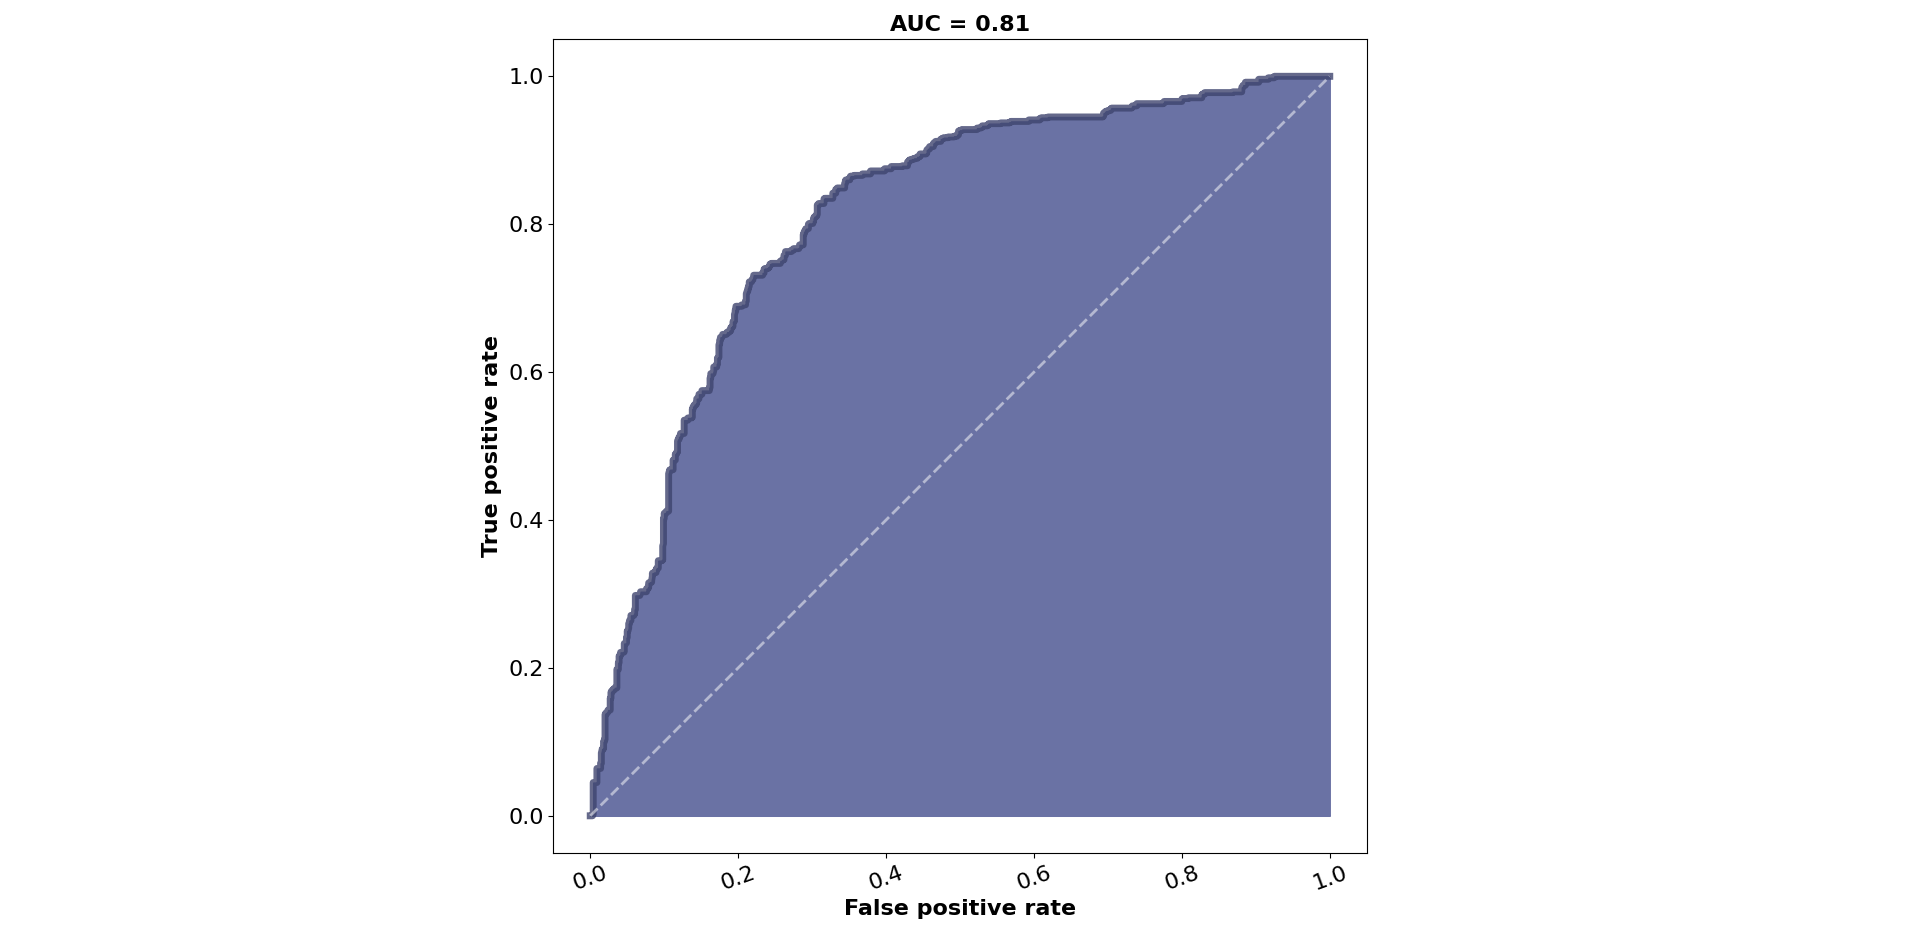

Python code for this plot:

# Paths:
path_data = "data/"

# Packages:
import numpy as np
import pandas as pd
import matplotlib.pyplot as plt
from matplotlib.colors import LinearSegmentedColormap
from sklearn.linear_model import LogisticRegression
from sklearn.metrics import roc_curve, roc_auc_score
from sklearn.model_selection import train_test_split

# Display options:
pd.set_option("display.width", 1200)
pd.set_option("display.max_columns", 300)
pd.set_option("display.max_rows", 300)

# Dataset:
df = pd.read_csv(path_data + "nasa_exoplanets.csv")
df_varnames = pd.read_csv(path_data + "nasa_exoplanets_var_names.csv")

# Variables:
resp_var = "ttv_flag"
resp_var_name = df_varnames.loc[(df_varnames["var"] == resp_var), ["var_name"]].values[0][0]
pred_vars = ["sy_snum", "sy_pnum", "disc_year", "pl_orbeccen", "st_teff", "st_mass", "sy_pm",
            "sy_dist", "sy_gaiamag"]
pred_vars_names = df_varnames.loc[df_varnames["var"].isin(pred_vars)].copy()["var_name"].values.tolist()

# Adapt the data:
df_data = df[[resp_var] + pred_vars]
df_data = df_data.dropna()
df_data = df_data.reset_index(drop = True)

# Classification model:
x = df_data[pred_vars].values.reshape(-1, len(pred_vars))
y = df_data[resp_var].values
x_train, x_test, y_train, y_test = train_test_split(x, y,
                                                    test_size = 0.7,
                                                    random_state = 42)
model = LogisticRegression(
    penalty = "l2",
    tol = 1E-4,
    C = 1,
    fit_intercept = True,
    random_state = 0,
    solver = "liblinear"
).fit(x_train, y_train)

# ROC curve:
y_prob = model.predict_proba(x_test)[:, 1]
fpr, tpr, thresholds = roc_curve(y_true = y_test,
                                 y_score = y_prob)
auc = roc_auc_score(y_true = y_test,
                    y_score = y_prob)
df_plot = pd.DataFrame({"fpr": fpr.round(3),
                        "tpr": tpr.round(3),
                        "thresholds": thresholds.round(3)})

# Plot:
cmap = LinearSegmentedColormap.from_list("my_palette", ["#111539", "#97A1D9"])
my_palette = [cmap(i/3) for i in np.array(range(3))]

fig, ax = plt.subplots(
    figsize = (20, 10),
    tight_layout = True
)
_ = ax.plot(
    df_plot["fpr"],
    df_plot["tpr"],
    linewidth = 5,
    color = my_palette[1],
    alpha = 0.8
)
_ = ax.fill_between(
    x = df_plot["fpr"],
    y1 = df_plot["tpr"],
    color = my_palette[2]
)
_ = ax.plot(
    [0, 1],
    [0, 1],
    linewidth = 2,
    linestyle =  "dashed",
    color = "white",
    alpha = 0.5
)
_ = ax.set_aspect(
    aspect = "equal"
)
_ = ax.set_xlabel(
    "False positive rate",
    fontsize = 16,
    fontweight = "bold"
)
_ = ax.set_ylabel(
    "True positive rate",
    fontsize = 16,
    fontweight = "bold"
)
_ = ax.set_title(
    "AUC = " + str(round(auc, 3)),
    fontsize = 16,
    fontweight = "bold"
)
_ = ax.tick_params(
    axis = "x", 
    which = "major", 
    labelsize = 16,
    rotation = 20
)
_ = ax.tick_params(
    axis = "y", 
    which = "major", 
    labelsize = 16
)
